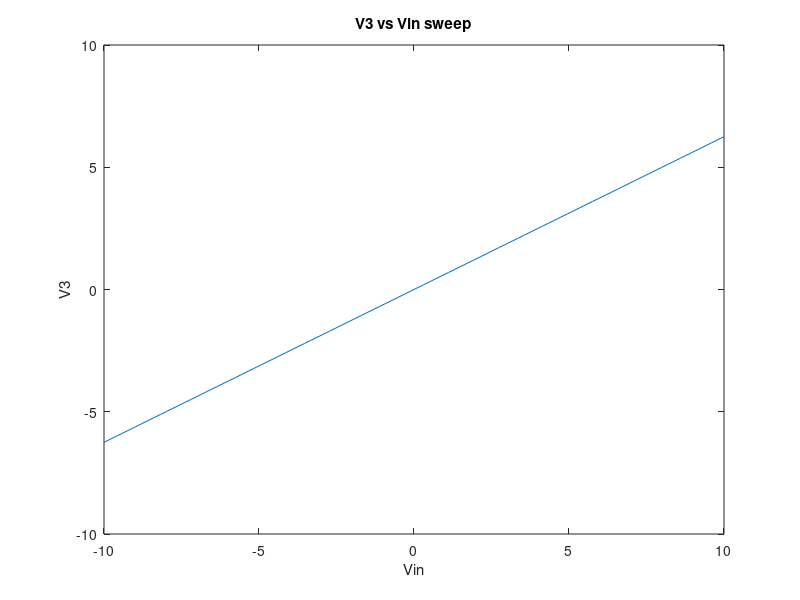
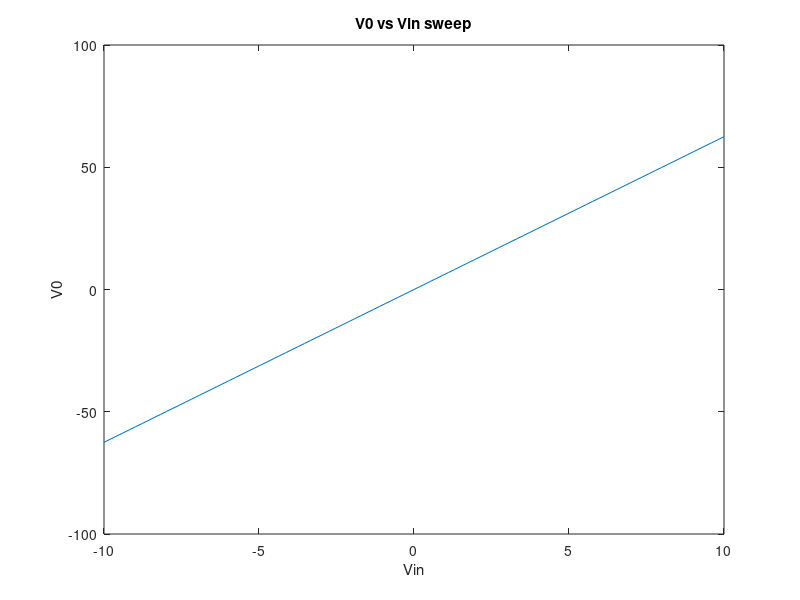
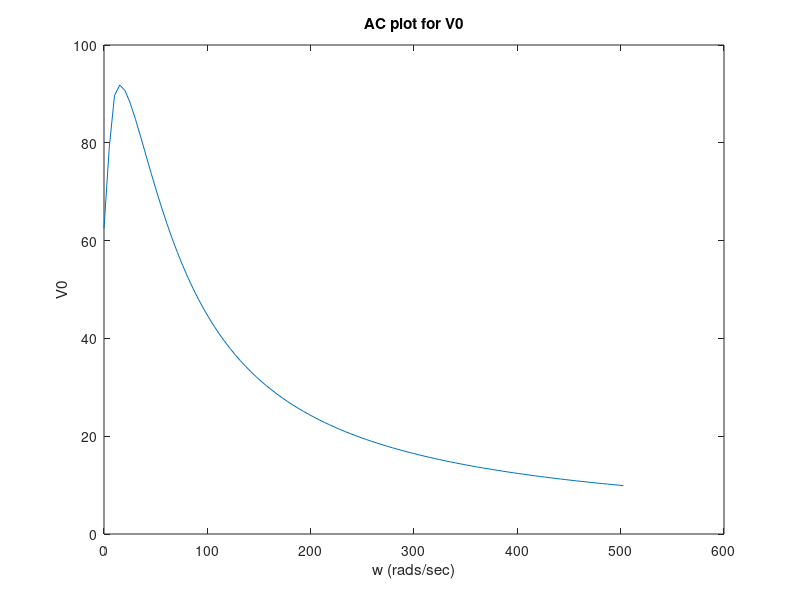
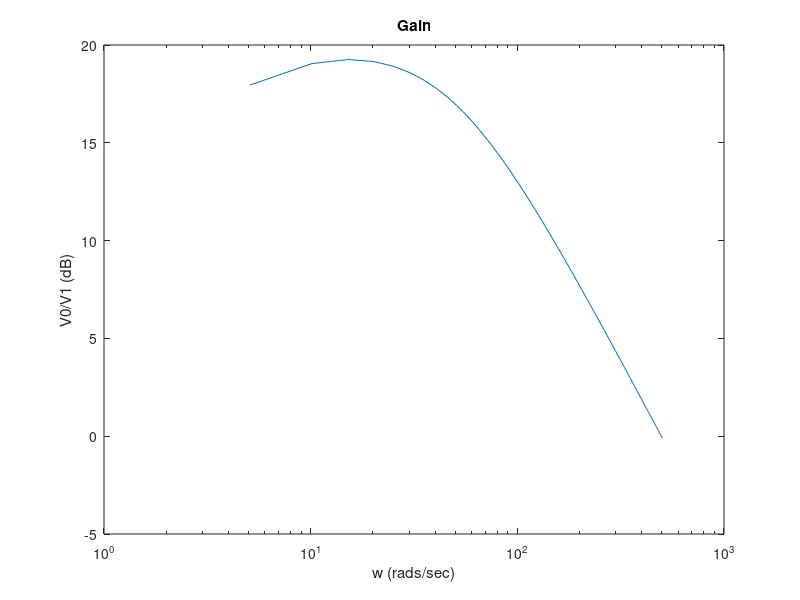

These charts were generated, in order, by the following MATLAB code:
%Initialize variables and matricies

clear;

G = zeros(8,8); 
C = zeros(8,8); 
F = zeros(8,1); 
R1 =1;
R2 = 2;
R3 = 10;
R4 = 0.1;
R0 = 1000;
cap = 0.25;
L = 0.2;
alpha = 100;

% Create G matrix 
G(1,1) = 1/R1;
G(1,2) = -1/R1;
G(2,1) = -1/R1;
G(2,2) = 1/R1 + 1/R2;
G(3,3) = 1/R3;
G(4,4) = 1/R4;
G(4,5) = -1/R4;
G(5,4) = -1/R4;
G(5,5) = 1/R0 + 1/R4;
G(1,6) = 1;
G(6,1) = 1;
G(2,7) = 1;
G(7,2) = 1;
G(3,7) = -1;
G(7,3) = -1;
G(4,8)=1;
G(8,3) = -alpha/R3;
G(8,4) = 1;

% Create C matrix
C(1,1)= cap;
C(2,2)= cap;
C(1,2)= -cap;
C(2,1)= -cap;
C(7,7)= -L;

% Solve F matrix
Vin = linspace(-10,10,100);
V3 = zeros(length(Vin),1);
V0 = zeros(length(Vin),1);
for i = 1:length(Vin)
    F(6) = Vin(i);
    V = G\F;
    V3(i) = V(3);
    %V0 is voltage at N5
    V0(i) = V(5);
end

figure(1)
plot(Vin,V3);
xlabel('Vin')
ylabel('V3')
title('V3 vs Vin sweep')

figure(2)
plot(Vin,V0);
xlabel('Vin')
ylabel('V0')
title('V0 vs Vin sweep')

w = 2*pi*linspace(0,80,100);
V0 = zeros(length(w),1);
gain = zeros(length(w),1);

for i = 1:length(w)
    s = 1i*w(i);
    M = inv((G +((s).*C)))*F; 
    V0(i) = abs(M(5));
    gain(i) = 20*log10(abs(V0(i))/abs(M(1)));
end

figure(3)
plot(w,V0);
xlabel('w (rads/sec)')
ylabel('V0')
title('AC plot for V0')

figure(4)
semilogx(w,gain);
xlabel('w (rads/sec)')
ylabel('V0/V1 (dB)')
title('Gain');

V0 = zeros(length(w),1);
gain = zeros(length(w),1);

for i = 1:length(gain)
    pert = randn()*0.05;
    C(1,1) = cap*pert;
    C(1,2) = -cap*pert;
    C(2,1) = -cap*pert;
    C(2,2) = cap*pert;

    s = 1i*2*pi*pi;
    M = inv((G +((s).*C)))*F; 
    V0(i) = abs(M(5));
    gain(i) = 20*log10((V0(i))/abs(M(1)));
end

figure(5);
hist(gain,100);
xlabel('Gain')
ylabel('Counts')
title('Hist C')